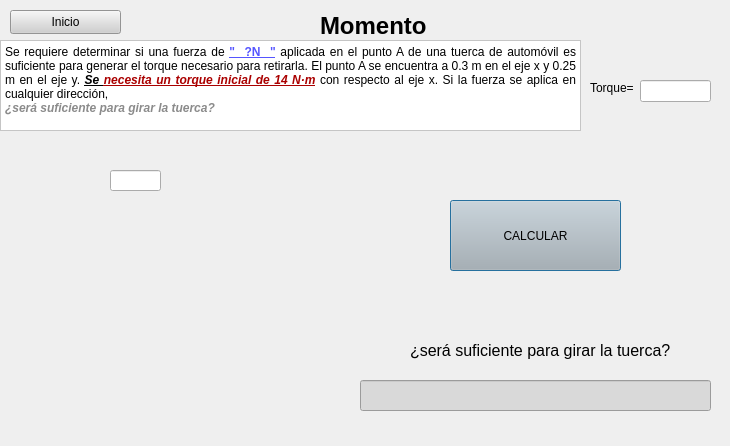
<?xml version="1.0" encoding="UTF-8"?>
<ui version="4.0">
 <class>Momento</class>
 <widget class="QDialog" name="Momento">
  <property name="geometry">
   <rect>
    <x>0</x>
    <y>0</y>
    <width>730</width>
    <height>446</height>
   </rect>
  </property>
  <property name="windowTitle">
   <string>Dialog</string>
  </property>
  <widget class="QLineEdit" name="RESULTANTE">
   <property name="geometry">
    <rect>
     <x>360</x>
     <y>380</y>
     <width>351</width>
     <height>31</height>
    </rect>
   </property>
   <property name="styleSheet">
    <string notr="true">background-color: rgb(217, 217, 217);</string>
   </property>
   <property name="alignment">
    <set>Qt::AlignmentFlag::AlignCenter</set>
   </property>
   <property name="readOnly">
    <bool>true</bool>
   </property>
  </widget>
  <widget class="QPushButton" name="pushButton">
   <property name="geometry">
    <rect>
     <x>450</x>
     <y>200</y>
     <width>171</width>
     <height>71</height>
    </rect>
   </property>
   <property name="styleSheet">
    <string notr="true">background-color: rgb(181, 181, 181);</string>
   </property>
   <property name="text">
    <string>CALCULAR</string>
   </property>
  </widget>
  <widget class="QPushButton" name="inicio">
   <property name="geometry">
    <rect>
     <x>10</x>
     <y>10</y>
     <width>111</width>
     <height>24</height>
    </rect>
   </property>
   <property name="styleSheet">
    <string notr="true">background-color: rgb(207, 207, 207);</string>
   </property>
   <property name="text">
    <string>Inicio</string>
   </property>
  </widget>
  <widget class="QLabel" name="label_4">
   <property name="geometry">
    <rect>
     <x>410</x>
     <y>340</y>
     <width>271</width>
     <height>20</height>
    </rect>
   </property>
   <property name="font">
    <font>
     <pointsize>12</pointsize>
    </font>
   </property>
   <property name="text">
    <string>¿será suficiente para girar la tuerca?</string>
   </property>
  </widget>
  <widget class="QLabel" name="label">
   <property name="geometry">
    <rect>
     <x>320</x>
     <y>10</y>
     <width>181</width>
     <height>31</height>
    </rect>
   </property>
   <property name="font">
    <font>
     <pointsize>18</pointsize>
     <bold>true</bold>
    </font>
   </property>
   <property name="text">
    <string>Momento</string>
   </property>
  </widget>
  <widget class="QLabel" name="label_2">
   <property name="geometry">
    <rect>
     <x>20</x>
     <y>140</y>
     <width>331</width>
     <height>301</height>
    </rect>
   </property>
   <property name="text">
    <string/>
   </property>
   <property name="pixmap">
    <pixmap resource="img_salve.qrc">:/segundaParteIng/Momento.png</pixmap>
   </property>
   <property name="scaledContents">
    <bool>true</bool>
   </property>
  </widget>
  <widget class="QLineEdit" name="f1">
   <property name="geometry">
    <rect>
     <x>110</x>
     <y>170</y>
     <width>51</width>
     <height>21</height>
    </rect>
   </property>
   <property name="styleSheet">
    <string notr="true">color: rgb(0, 0, 0);</string>
   </property>
   <property name="alignment">
    <set>Qt::AlignmentFlag::AlignRight|Qt::AlignmentFlag::AlignTrailing|Qt::AlignmentFlag::AlignVCenter</set>
   </property>
   <property name="readOnly">
    <bool>false</bool>
   </property>
  </widget>
  <widget class="QLabel" name="label_6">
   <property name="geometry">
    <rect>
     <x>640</x>
     <y>10</y>
     <width>71</width>
     <height>61</height>
    </rect>
   </property>
   <property name="text">
    <string/>
   </property>
   <property name="pixmap">
    <pixmap resource="uni.qrc">:/new/prefix1/otros/logo_uni.jpeg</pixmap>
   </property>
   <property name="scaledContents">
    <bool>true</bool>
   </property>
  </widget>
  <widget class="QTextEdit" name="textEdit">
   <property name="geometry">
    <rect>
     <x>0</x>
     <y>40</y>
     <width>581</width>
     <height>91</height>
    </rect>
   </property>
   <property name="styleSheet">
    <string notr="true">background-color: rgb(255, 255, 255);</string>
   </property>
   <property name="html">
    <string>&lt;!DOCTYPE HTML PUBLIC &quot;-//W3C//DTD HTML 4.0//EN&quot; &quot;http://www.w3.org/TR/REC-html40/strict.dtd&quot;&gt;
&lt;html&gt;&lt;head&gt;&lt;meta name=&quot;qrichtext&quot; content=&quot;1&quot; /&gt;&lt;meta charset=&quot;utf-8&quot; /&gt;&lt;style type=&quot;text/css&quot;&gt;
p, li { white-space: pre-wrap; }
hr { height: 1px; border-width: 0; }
li.unchecked::marker { content: &quot;\2610&quot;; }
li.checked::marker { content: &quot;\2612&quot;; }
&lt;/style&gt;&lt;/head&gt;&lt;body style=&quot; font-family:'Segoe UI'; font-size:9pt; font-weight:400; font-style:normal;&quot;&gt;
&lt;p align=&quot;justify&quot; style=&quot; margin-top:0px; margin-bottom:0px; margin-left:0px; margin-right:0px; -qt-block-indent:0; text-indent:0px;&quot;&gt;Se requiere determinar si una fuerza de&lt;span style=&quot; font-weight:700;&quot;&gt; &lt;/span&gt;&lt;span style=&quot; font-weight:700; text-decoration: underline; color:#5555ff;&quot;&gt;&amp;quot;  ?N  &amp;quot;&lt;/span&gt; aplicada en el punto A de una tuerca de automóvil es suficiente para generar el torque necesario para retirarla. El punto A se encuentra a 0.3 m en el eje x y 0.25 m en el eje y. &lt;span style=&quot; font-weight:700; font-style:italic; text-decoration: underline;&quot;&gt;Se &lt;/span&gt;&lt;span style=&quot; font-weight:700; font-style:italic; text-decoration: underline; color:#aa0000;&quot;&gt;necesita un torque inicial de 14 N·m&lt;/span&gt; con respecto al eje x. Si la fuerza se aplica en cualquier dirección,&lt;span style=&quot; font-weight:700; font-style:italic;&quot;&gt; &lt;/span&gt;&lt;/p&gt;
&lt;p align=&quot;justify&quot; style=&quot; margin-top:0px; margin-bottom:0px; margin-left:0px; margin-right:0px; -qt-block-indent:0; text-indent:0px;&quot;&gt;&lt;span style=&quot; font-weight:700; font-style:italic; color:#8b8b8b;&quot;&gt;¿será suficiente para girar la tuerca?&lt;/span&gt;&lt;/p&gt;&lt;/body&gt;&lt;/html&gt;</string>
   </property>
  </widget>
  <widget class="QLabel" name="label_3">
   <property name="geometry">
    <rect>
     <x>590</x>
     <y>80</y>
     <width>49</width>
     <height>16</height>
    </rect>
   </property>
   <property name="text">
    <string>Torque=</string>
   </property>
  </widget>
  <widget class="QLineEdit" name="TTTmomento">
   <property name="geometry">
    <rect>
     <x>640</x>
     <y>80</y>
     <width>71</width>
     <height>22</height>
    </rect>
   </property>
   <property name="alignment">
    <set>Qt::AlignmentFlag::AlignRight|Qt::AlignmentFlag::AlignTrailing|Qt::AlignmentFlag::AlignVCenter</set>
   </property>
   <property name="readOnly">
    <bool>true</bool>
   </property>
  </widget>
 </widget>
 <resources>
  <include location="uni.qrc"/>
  <include location="img_salve.qrc"/>
 </resources>
 <connections/>
</ui>
